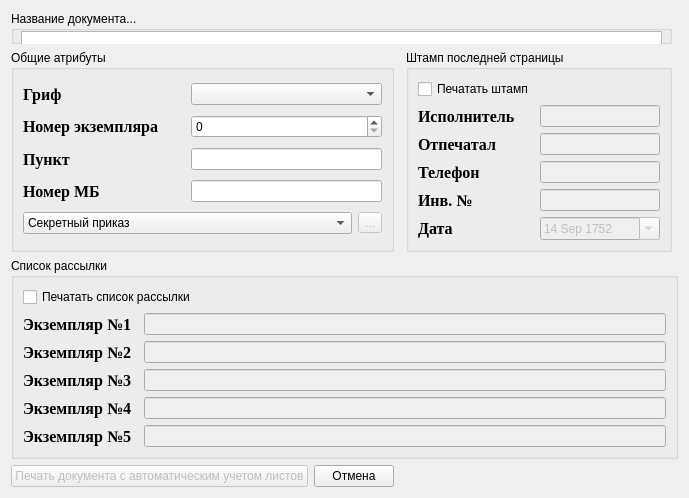
<?xml version="1.0" encoding="UTF-8"?>
<ui version="4.0">
 <class>askTheUser</class>
 <widget class="QDialog" name="askTheUser">
  <property name="windowModality">
   <enum>Qt::NonModal</enum>
  </property>
  <property name="geometry">
   <rect>
    <x>0</x>
    <y>0</y>
    <width>689</width>
    <height>498</height>
   </rect>
  </property>
  <property name="windowTitle">
   <string>Заполнение учетной карточки документа</string>
  </property>
  <property name="modal">
   <bool>true</bool>
  </property>
  <layout class="QGridLayout" name="gridLayout_5">
   <item row="3" column="0" colspan="5">
    <widget class="QGroupBox" name="groupBox_3">
     <property name="title">
      <string>Список рассылки</string>
     </property>
     <layout class="QGridLayout" name="gridLayout_3">
      <item row="1" column="0">
       <widget class="QLabel" name="label_10">
        <property name="font">
         <font>
          <family>Times New Roman</family>
          <pointsize>12</pointsize>
          <weight>75</weight>
          <bold>true</bold>
         </font>
        </property>
        <property name="text">
         <string>Экземпляр №1</string>
        </property>
       </widget>
      </item>
      <item row="1" column="2">
       <widget class="QLineEdit" name="reciverOne_lineEd">
        <property name="enabled">
         <bool>false</bool>
        </property>
       </widget>
      </item>
      <item row="2" column="0">
       <widget class="QLabel" name="label_11">
        <property name="font">
         <font>
          <family>Times New Roman</family>
          <pointsize>12</pointsize>
          <weight>75</weight>
          <bold>true</bold>
         </font>
        </property>
        <property name="text">
         <string>Экземпляр №2</string>
        </property>
       </widget>
      </item>
      <item row="2" column="2">
       <widget class="QLineEdit" name="reciverTwo_lineEd">
        <property name="enabled">
         <bool>false</bool>
        </property>
       </widget>
      </item>
      <item row="3" column="0">
       <widget class="QLabel" name="label_12">
        <property name="font">
         <font>
          <family>Times New Roman</family>
          <pointsize>12</pointsize>
          <weight>75</weight>
          <bold>true</bold>
         </font>
        </property>
        <property name="text">
         <string>Экземпляр №3</string>
        </property>
       </widget>
      </item>
      <item row="4" column="0">
       <widget class="QLabel" name="label_13">
        <property name="font">
         <font>
          <family>Times New Roman</family>
          <pointsize>12</pointsize>
          <weight>75</weight>
          <bold>true</bold>
         </font>
        </property>
        <property name="text">
         <string>Экземпляр №4</string>
        </property>
       </widget>
      </item>
      <item row="5" column="0">
       <widget class="QLabel" name="label_14">
        <property name="font">
         <font>
          <family>Times New Roman</family>
          <pointsize>12</pointsize>
          <weight>75</weight>
          <bold>true</bold>
         </font>
        </property>
        <property name="text">
         <string>Экземпляр №5</string>
        </property>
       </widget>
      </item>
      <item row="4" column="2">
       <widget class="QLineEdit" name="reciverFour_lineEd">
        <property name="enabled">
         <bool>false</bool>
        </property>
        <property name="inputMask">
         <string/>
        </property>
        <property name="text">
         <string/>
        </property>
       </widget>
      </item>
      <item row="3" column="2">
       <widget class="QLineEdit" name="reciverThree_lineEd">
        <property name="enabled">
         <bool>false</bool>
        </property>
        <property name="inputMask">
         <string/>
        </property>
       </widget>
      </item>
      <item row="0" column="0" colspan="3">
       <widget class="QCheckBox" name="reciversList_chBox">
        <property name="text">
         <string>Печатать список рассылки</string>
        </property>
       </widget>
      </item>
      <item row="5" column="2">
       <widget class="QLineEdit" name="reciverFive_lineEd">
        <property name="enabled">
         <bool>false</bool>
        </property>
        <property name="inputMask">
         <string/>
        </property>
        <property name="text">
         <string/>
        </property>
       </widget>
      </item>
     </layout>
    </widget>
   </item>
   <item row="5" column="0">
    <widget class="QPushButton" name="previewBtn">
     <property name="enabled">
      <bool>false</bool>
     </property>
     <property name="text">
      <string>Печать документа с автоматическим учетом листов</string>
     </property>
     <property name="icon">
      <iconset>
       <normaloff>:/images/win/fileprint.png</normaloff>:/images/win/fileprint.png</iconset>
     </property>
     <property name="autoDefault">
      <bool>false</bool>
     </property>
     <property name="default">
      <bool>true</bool>
     </property>
    </widget>
   </item>
   <item row="1" column="0" colspan="4">
    <widget class="QGroupBox" name="groupBox_4">
     <property name="title">
      <string>Название документа...</string>
     </property>
     <widget class="QPlainTextEdit" name="docName_plainTextEdit">
      <property name="geometry">
       <rect>
        <x>10</x>
        <y>20</y>
        <width>641</width>
        <height>41</height>
       </rect>
      </property>
      <property name="verticalScrollBarPolicy">
       <enum>Qt::ScrollBarAsNeeded</enum>
      </property>
      <property name="horizontalScrollBarPolicy">
       <enum>Qt::ScrollBarAlwaysOff</enum>
      </property>
     </widget>
    </widget>
   </item>
   <item row="2" column="0" colspan="2">
    <widget class="QGroupBox" name="groupBox">
     <property name="title">
      <string>Общие атрибуты</string>
     </property>
     <layout class="QGridLayout" name="gridLayout">
      <item row="0" column="0">
       <widget class="QLabel" name="label">
        <property name="font">
         <font>
          <family>Times New Roman</family>
          <pointsize>12</pointsize>
          <weight>75</weight>
          <bold>true</bold>
         </font>
        </property>
        <property name="text">
         <string>Гриф</string>
        </property>
       </widget>
      </item>
      <item row="0" column="1" colspan="2">
       <widget class="QComboBox" name="secretCBox">
        <property name="currentIndex">
         <number>-1</number>
        </property>
        <item>
         <property name="text">
          <string>Секретно</string>
         </property>
        </item>
        <item>
         <property name="text">
          <string>Сов.секретно</string>
         </property>
        </item>
        <item>
         <property name="text">
          <string>Особой важности</string>
         </property>
        </item>
       </widget>
      </item>
      <item row="1" column="0">
       <widget class="QLabel" name="label_2">
        <property name="font">
         <font>
          <family>Times New Roman</family>
          <pointsize>12</pointsize>
          <weight>75</weight>
          <bold>true</bold>
         </font>
        </property>
        <property name="text">
         <string>Номер экземпляра</string>
        </property>
       </widget>
      </item>
      <item row="1" column="1" colspan="2">
       <widget class="QSpinBox" name="copyNumberSpinBox"/>
      </item>
      <item row="2" column="0">
       <widget class="QLabel" name="label_3">
        <property name="font">
         <font>
          <family>Times New Roman</family>
          <pointsize>12</pointsize>
          <weight>75</weight>
          <bold>true</bold>
         </font>
        </property>
        <property name="text">
         <string>Пункт</string>
        </property>
       </widget>
      </item>
      <item row="2" column="1" colspan="2">
       <widget class="QLineEdit" name="punktLineEd"/>
      </item>
      <item row="3" column="0">
       <widget class="QLabel" name="label_4">
        <property name="font">
         <font>
          <family>Times New Roman</family>
          <pointsize>12</pointsize>
          <weight>75</weight>
          <bold>true</bold>
         </font>
        </property>
        <property name="text">
         <string>Номер МБ</string>
        </property>
       </widget>
      </item>
      <item row="4" column="0" colspan="2">
       <widget class="QComboBox" name="templatesCbox">
        <property name="toolTip">
         <string>Выберите шаблон,который будет примен к текущему документу</string>
        </property>
        <property name="currentIndex">
         <number>0</number>
        </property>
        <item>
         <property name="text">
          <string>Секретный приказ</string>
         </property>
        </item>
       </widget>
      </item>
      <item row="4" column="2">
       <widget class="QToolButton" name="toolButton">
        <property name="enabled">
         <bool>false</bool>
        </property>
        <property name="toolTip">
         <string>Управление шаблонами (добавить,удалить,редактировать)</string>
        </property>
        <property name="text">
         <string>...</string>
        </property>
       </widget>
      </item>
      <item row="3" column="1" colspan="2">
       <widget class="QLineEdit" name="mbNumberLineEd"/>
      </item>
     </layout>
    </widget>
   </item>
   <item row="2" column="3">
    <widget class="QGroupBox" name="groupBox_2">
     <property name="title">
      <string>Штамп последней страницы</string>
     </property>
     <layout class="QGridLayout" name="gridLayout_2">
      <item row="1" column="0">
       <widget class="QLabel" name="label_5">
        <property name="font">
         <font>
          <family>Times New Roman</family>
          <pointsize>12</pointsize>
          <weight>75</weight>
          <bold>true</bold>
         </font>
        </property>
        <property name="text">
         <string>Исполнитель</string>
        </property>
       </widget>
      </item>
      <item row="1" column="1">
       <widget class="QLineEdit" name="executor_lineEd">
        <property name="enabled">
         <bool>false</bool>
        </property>
       </widget>
      </item>
      <item row="2" column="0">
       <widget class="QLabel" name="label_6">
        <property name="font">
         <font>
          <family>Times New Roman</family>
          <pointsize>12</pointsize>
          <weight>75</weight>
          <bold>true</bold>
         </font>
        </property>
        <property name="text">
         <string>Отпечатал</string>
        </property>
       </widget>
      </item>
      <item row="2" column="1">
       <widget class="QLineEdit" name="pressman_lineEd">
        <property name="enabled">
         <bool>false</bool>
        </property>
       </widget>
      </item>
      <item row="3" column="0">
       <widget class="QLabel" name="label_7">
        <property name="font">
         <font>
          <family>Times New Roman</family>
          <pointsize>12</pointsize>
          <weight>75</weight>
          <bold>true</bold>
         </font>
        </property>
        <property name="text">
         <string>Телефон</string>
        </property>
       </widget>
      </item>
      <item row="4" column="0">
       <widget class="QLabel" name="label_8">
        <property name="font">
         <font>
          <family>Times New Roman</family>
          <pointsize>12</pointsize>
          <weight>75</weight>
          <bold>true</bold>
         </font>
        </property>
        <property name="text">
         <string>Инв. №</string>
        </property>
       </widget>
      </item>
      <item row="6" column="0">
       <widget class="QLabel" name="label_9">
        <property name="font">
         <font>
          <family>Times New Roman</family>
          <pointsize>12</pointsize>
          <weight>75</weight>
          <bold>true</bold>
         </font>
        </property>
        <property name="text">
         <string>Дата</string>
        </property>
       </widget>
      </item>
      <item row="4" column="1">
       <widget class="QLineEdit" name="invNumber_lineEd">
        <property name="enabled">
         <bool>false</bool>
        </property>
        <property name="inputMask">
         <string/>
        </property>
        <property name="text">
         <string/>
        </property>
       </widget>
      </item>
      <item row="3" column="1">
       <widget class="QLineEdit" name="telephone_lineEd">
        <property name="enabled">
         <bool>false</bool>
        </property>
        <property name="inputMask">
         <string>#DDDddddddd; </string>
        </property>
       </widget>
      </item>
      <item row="6" column="1">
       <widget class="QDateEdit" name="dateField_dateEd">
        <property name="enabled">
         <bool>false</bool>
        </property>
        <property name="dateTime">
         <datetime>
          <hour>0</hour>
          <minute>0</minute>
          <second>0</second>
          <year>1752</year>
          <month>9</month>
          <day>14</day>
         </datetime>
        </property>
        <property name="calendarPopup">
         <bool>true</bool>
        </property>
       </widget>
      </item>
      <item row="0" column="0">
       <widget class="QCheckBox" name="clisheOnLastPageCheckBox">
        <property name="text">
         <string>Печатать штамп</string>
        </property>
       </widget>
      </item>
     </layout>
    </widget>
   </item>
   <item row="5" column="1">
    <widget class="QPushButton" name="cancelBtn">
     <property name="text">
      <string>Отмена</string>
     </property>
     <property name="autoDefault">
      <bool>false</bool>
     </property>
    </widget>
   </item>
  </layout>
 </widget>
 <resources/>
 <connections>
  <connection>
   <sender>previewBtn</sender>
   <signal>clicked()</signal>
   <receiver>askTheUser</receiver>
   <slot>accept()</slot>
   <hints>
    <hint type="sourcelabel">
     <x>95</x>
     <y>475</y>
    </hint>
    <hint type="destinationlabel">
     <x>344</x>
     <y>248</y>
    </hint>
   </hints>
  </connection>
  <connection>
   <sender>cancelBtn</sender>
   <signal>clicked()</signal>
   <receiver>askTheUser</receiver>
   <slot>reject()</slot>
   <hints>
    <hint type="sourcelabel">
     <x>245</x>
     <y>475</y>
    </hint>
    <hint type="destinationlabel">
     <x>344</x>
     <y>248</y>
    </hint>
   </hints>
  </connection>
  <connection>
   <sender>clisheOnLastPageCheckBox</sender>
   <signal>toggled(bool)</signal>
   <receiver>executor_lineEd</receiver>
   <slot>setEnabled(bool)</slot>
   <hints>
    <hint type="sourcelabel">
     <x>379</x>
     <y>119</y>
    </hint>
    <hint type="destinationlabel">
     <x>551</x>
     <y>144</y>
    </hint>
   </hints>
  </connection>
  <connection>
   <sender>clisheOnLastPageCheckBox</sender>
   <signal>toggled(bool)</signal>
   <receiver>pressman_lineEd</receiver>
   <slot>setEnabled(bool)</slot>
   <hints>
    <hint type="sourcelabel">
     <x>379</x>
     <y>119</y>
    </hint>
    <hint type="destinationlabel">
     <x>551</x>
     <y>170</y>
    </hint>
   </hints>
  </connection>
  <connection>
   <sender>clisheOnLastPageCheckBox</sender>
   <signal>toggled(bool)</signal>
   <receiver>telephone_lineEd</receiver>
   <slot>setEnabled(bool)</slot>
   <hints>
    <hint type="sourcelabel">
     <x>379</x>
     <y>119</y>
    </hint>
    <hint type="destinationlabel">
     <x>551</x>
     <y>196</y>
    </hint>
   </hints>
  </connection>
  <connection>
   <sender>clisheOnLastPageCheckBox</sender>
   <signal>toggled(bool)</signal>
   <receiver>invNumber_lineEd</receiver>
   <slot>setEnabled(bool)</slot>
   <hints>
    <hint type="sourcelabel">
     <x>379</x>
     <y>119</y>
    </hint>
    <hint type="destinationlabel">
     <x>551</x>
     <y>222</y>
    </hint>
   </hints>
  </connection>
  <connection>
   <sender>clisheOnLastPageCheckBox</sender>
   <signal>toggled(bool)</signal>
   <receiver>dateField_dateEd</receiver>
   <slot>setEnabled(bool)</slot>
   <hints>
    <hint type="sourcelabel">
     <x>379</x>
     <y>119</y>
    </hint>
    <hint type="destinationlabel">
     <x>551</x>
     <y>248</y>
    </hint>
   </hints>
  </connection>
  <connection>
   <sender>reciversList_chBox</sender>
   <signal>toggled(bool)</signal>
   <receiver>reciverOne_lineEd</receiver>
   <slot>setEnabled(bool)</slot>
   <hints>
    <hint type="sourcelabel">
     <x>344</x>
     <y>307</y>
    </hint>
    <hint type="destinationlabel">
     <x>404</x>
     <y>332</y>
    </hint>
   </hints>
  </connection>
  <connection>
   <sender>reciversList_chBox</sender>
   <signal>toggled(bool)</signal>
   <receiver>reciverTwo_lineEd</receiver>
   <slot>setEnabled(bool)</slot>
   <hints>
    <hint type="sourcelabel">
     <x>344</x>
     <y>307</y>
    </hint>
    <hint type="destinationlabel">
     <x>404</x>
     <y>358</y>
    </hint>
   </hints>
  </connection>
  <connection>
   <sender>reciversList_chBox</sender>
   <signal>toggled(bool)</signal>
   <receiver>reciverThree_lineEd</receiver>
   <slot>setEnabled(bool)</slot>
   <hints>
    <hint type="sourcelabel">
     <x>344</x>
     <y>307</y>
    </hint>
    <hint type="destinationlabel">
     <x>404</x>
     <y>384</y>
    </hint>
   </hints>
  </connection>
  <connection>
   <sender>reciversList_chBox</sender>
   <signal>toggled(bool)</signal>
   <receiver>reciverFour_lineEd</receiver>
   <slot>setEnabled(bool)</slot>
   <hints>
    <hint type="sourcelabel">
     <x>344</x>
     <y>307</y>
    </hint>
    <hint type="destinationlabel">
     <x>404</x>
     <y>410</y>
    </hint>
   </hints>
  </connection>
  <connection>
   <sender>reciversList_chBox</sender>
   <signal>toggled(bool)</signal>
   <receiver>reciverFive_lineEd</receiver>
   <slot>setEnabled(bool)</slot>
   <hints>
    <hint type="sourcelabel">
     <x>344</x>
     <y>307</y>
    </hint>
    <hint type="destinationlabel">
     <x>404</x>
     <y>436</y>
    </hint>
   </hints>
  </connection>
 </connections>
</ui>
